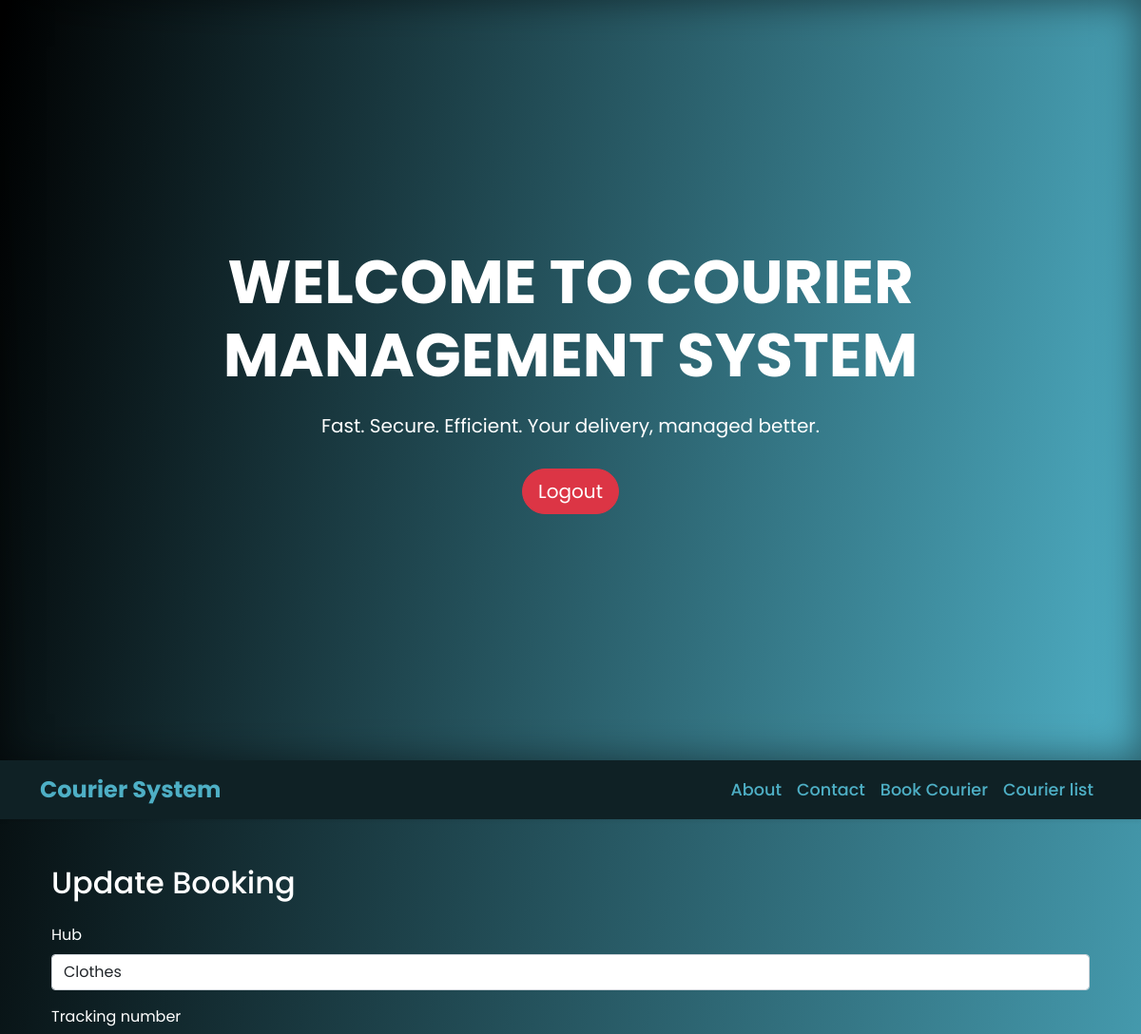
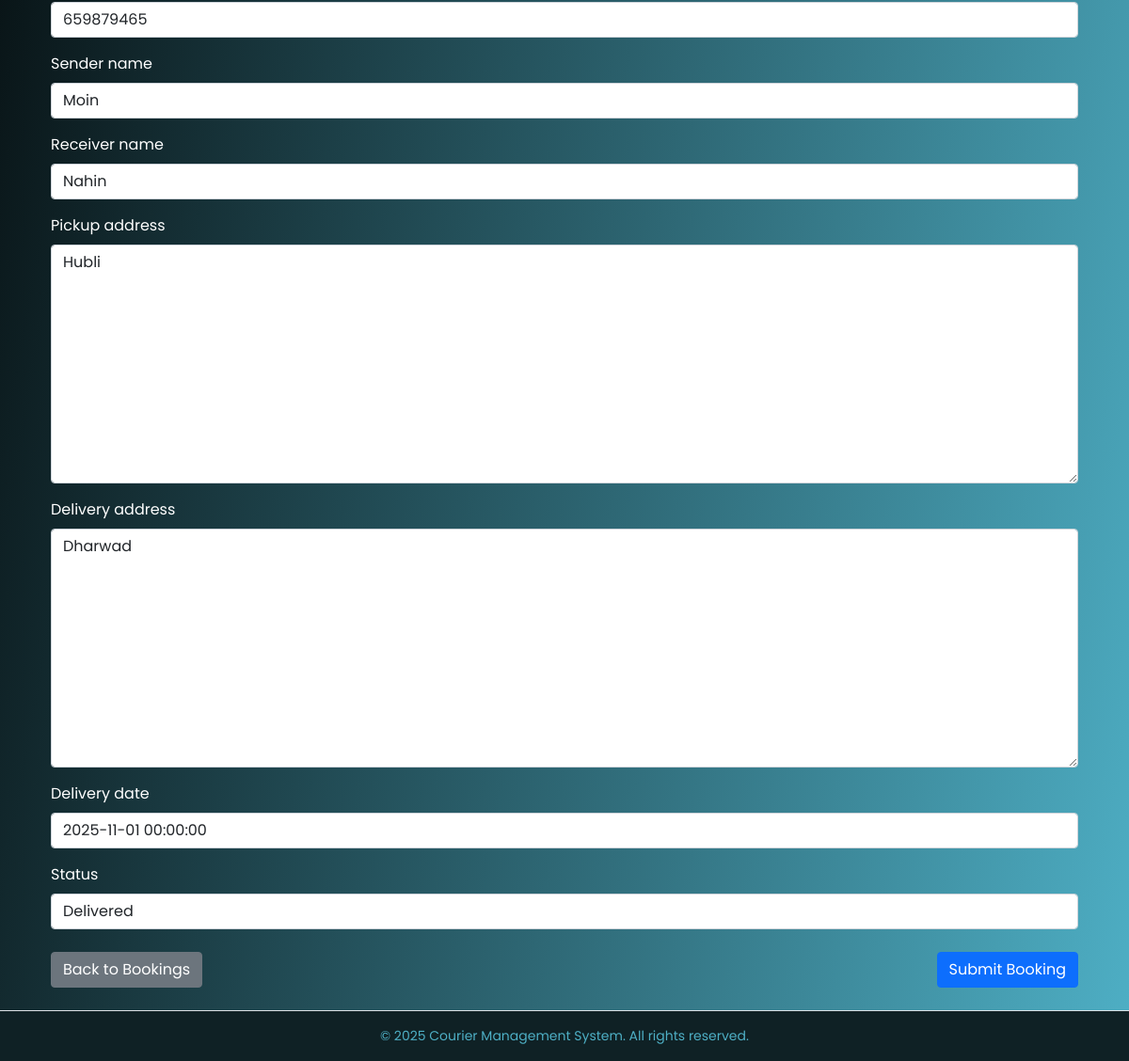
/courier/bookings/9/update/ (signed in), run on the app's committed database (2 pictures, top to bottom).
### courier/models.py (models this page shows, shortened)
class CourierBooking(models.Model):
    user = models.ForeignKey(settings.AUTH_USER_MODEL, on_delete=models.CASCADE)
    hub = models.ForeignKey(Hub, on_delete=models.CASCADE)
    tracking_number = models.CharField(max_length=100, unique=True)
    sender_name = models.CharField(max_length=100)
    receiver_name = models.CharField(max_length=100)
    pickup_address = models.TextField()
    delivery_address = models.TextField()
    booking_date = models.DateTimeField(auto_now_add=True)
    delivery_date = models.DateTimeField(null=True, blank=True)
    status = models.CharField(
        max_length=50,
        choices=[
            ("booked", "Booked"),
            ("in_transit", "In Transit"),
            ("delivered", "Delivered")
        ],
        default="booked"
    )

### courier/views.py (the view)
# urls.py: path('bookings/<int:pk>/update/', views.booking_update, name='booking_update'),
@login_required
def booking_update(request, pk):
    booking = get_object_or_404(CourierBooking, pk=pk, user=request.user)
    if request.method == 'POST':
        form = CourierBookingForm(request.POST, instance=booking)
        if form.is_valid():
            form.save()
            return redirect('courier:booking_list')  # ✅ Correct namespaced name
    else:
        form = CourierBookingForm(instance=booking)
    return render(request, 'courier/booking_form.html', {'form': form, 'title': 'Update Booking'})

### courier/forms.py
class CourierBookingForm(forms.ModelForm):
    class Meta:
        model = CourierBooking
        fields = [
            'hub', 'tracking_number', 'sender_name', 'receiver_name',
            'pickup_address', 'delivery_address', 'delivery_date', 'status'
        ]

### courier/models.py (called while the page is built)
    def __str__(self):
        return self.name

### courier/templates/courier/booking_form.html (shortened to what this page needs)
{% extends 'base.html' %}
{% load widget_tweaks %}
{% block content %}
<div class="container mt-4">
    <h2 class="mb-4 text-white">{{ title }}</h2>
    <form method="post" class="needs-validation" novalidate>
        {% for field in form %}
            <div class="mb-3 text-white">
                <label for="{{ field.id_for_label }}" class="form-label">{{ field.label }}</label>
                {% render_field field class="form-control" %}
            </div>
        {% endfor %}
        <div class="d-flex justify-content-between mt-4">
            <a href="{% url 'courier:booking_list' %}" class="btn btn-secondary">Back to Bookings</a>
            <button type="submit" class="btn btn-primary">Submit Booking</button>
        </div>
    </form>
</div>
{% endblock %}

### home/templates/base.html (style rules this page uses)
body { background: linear-gradient(100deg, #000000,#4eafc5); min-height: 100vh; font-family: 'Poppins', sans-serif; display: flex; flex-direction: column; overflow-x: hidden; }

### data on the page
CourierBooking: hub "Clothes" "659879465" "Moin" "Nahin" "Hubli" "Dharwad" "2025-11-01 00:00:00" "Delivered"

### other printed values
{{ title }} "Update Booking"
{{ field.label }} "Hub" "Tracking number" "Sender name" "Receiver name" "Pickup address" "Delivery address" "Delivery date" "Status"
